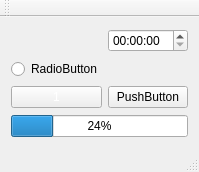
<?xml version="1.0" encoding="UTF-8"?>
<ui version="4.0">
 <class>MainWindow</class>
 <widget class="QMainWindow" name="MainWindow">
  <property name="geometry">
   <rect>
    <x>0</x>
    <y>0</y>
    <width>197</width>
    <height>172</height>
   </rect>
  </property>
  <property name="windowTitle">
   <string>MainWindow</string>
  </property>
  <widget class="QWidget" name="centralWidget">
   <layout class="QGridLayout" name="gridLayout">
    <item row="2" column="1">
     <widget class="QPushButton" name="pushButton_2">
      <property name="text">
       <string>PushButton</string>
      </property>
     </widget>
    </item>
    <item row="2" column="0">
     <widget class="QPushButton" name="pushButton">
      <property name="enabled">
       <bool>true</bool>
      </property>
      <property name="styleSheet">
       <string notr="true">color: qlineargradient(spread:pad, x1:0, y1:0, x2:1, y2:0, stop:0 rgba(0, 0, 0, 255), stop:1 rgba(255, 255, 255, 255));
border-color: rgb(170, 85, 255);</string>
      </property>
      <property name="text">
       <string>1</string>
      </property>
      <property name="autoRepeat">
       <bool>false</bool>
      </property>
     </widget>
    </item>
    <item row="1" column="0">
     <widget class="QRadioButton" name="radioButton">
      <property name="text">
       <string>RadioButton</string>
      </property>
     </widget>
    </item>
    <item row="0" column="1">
     <widget class="QTimeEdit" name="timeEdit"/>
    </item>
    <item row="4" column="0" colspan="2">
     <widget class="QProgressBar" name="progressBar">
      <property name="value">
       <number>24</number>
      </property>
     </widget>
    </item>
   </layout>
  </widget>
  <widget class="QMenuBar" name="menuBar">
   <property name="geometry">
    <rect>
     <x>0</x>
     <y>0</y>
     <width>197</width>
     <height>23</height>
    </rect>
   </property>
  </widget>
  <widget class="QToolBar" name="mainToolBar">
   <attribute name="toolBarArea">
    <enum>TopToolBarArea</enum>
   </attribute>
   <attribute name="toolBarBreak">
    <bool>false</bool>
   </attribute>
  </widget>
  <widget class="QStatusBar" name="statusBar"/>
 </widget>
 <layoutdefault spacing="6" margin="11"/>
 <resources/>
 <connections/>
</ui>
